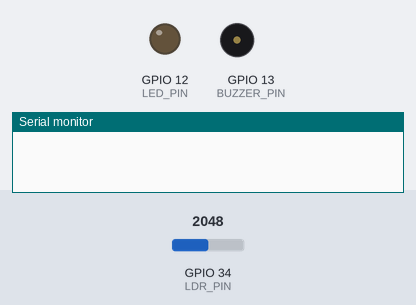
This sketch was run on a simulated ESP32. Parts: output pins drawn as LEDs (lit = HIGH), buzzer (waves = sounding, pin HIGH), the last lines printed to the serial monitor. Dashed ring = blinking. Inputs (shaded band) come from the test bench; at power-on: GPIO 34 (LDR_PIN) = 2048.

Above: at 1.2 s.
1.3 s: GPIO 34 (LDR_PIN) set to 536
2.8 s: GPIO 34 (LDR_PIN) set to 477
At 3.05 s:
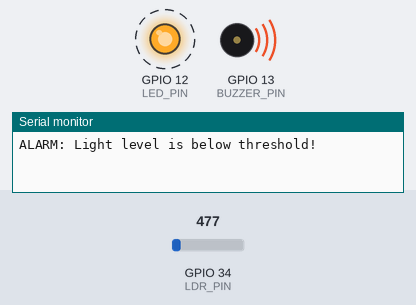
Timing chart, 0 to 11.8 s (numbered marks = the images above; inputs shaded):
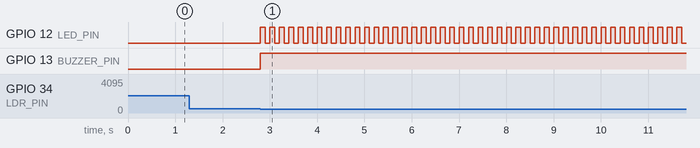

The sketch:

LDR_Buzzr.ino
```cpp
#define LDR_PIN 34   // GPIO 34 for the LDR input
#define BUZZER_PIN 13 // Use GPIO 5 for the buzzer output
#define LED_PIN 12    // Use GPIO 2 for the LED output

int threshold = 500; // adjust this value to set the threshold
bool alarmState = false;

void setup() {
  Serial.begin(115200);
  pinMode(LDR_PIN, INPUT);
  pinMode(BUZZER_PIN, OUTPUT);
  pinMode(LED_PIN, OUTPUT);
}

void loop() {
  int lightLevel = analogRead(LDR_PIN);
  if (lightLevel < threshold && !alarmState) {
    alarmState = true;
    digitalWrite(BUZZER_PIN, HIGH); // turn on buzzer
    Serial.println("ALARM: Light level is below threshold!");
  } else if (lightLevel >= threshold && alarmState) {
    alarmState = false;
    digitalWrite(BUZZER_PIN, LOW); // turn off buzzer
    Serial.println("ALARM CLEARED: Light level is above threshold.");
  }

  if (alarmState) {
    digitalWrite(LED_PIN, HIGH); // turn on LED
    delay(100); // wait for 500 milliseconds
    digitalWrite(LED_PIN, LOW); // turn off LED
    delay(100); // wait for 500 milliseconds
  } else {
    digitalWrite(LED_PIN, LOW); // turn off LED
  }
}
```

Measured:
- the behaviour switches between 500 and 499 on GPIO 34 (LDR_PIN) (found by bisection; images 0 and 1)
- after the input at 1.3 s, every drawn part: stays the same
- after the input at 2.8 s, GPIO 12 (LED_PIN): alternates HIGH for 0.10 s and LOW for 0.10 s, starting at once; GPIO 13 (BUZZER_PIN): LOW → HIGH at once
